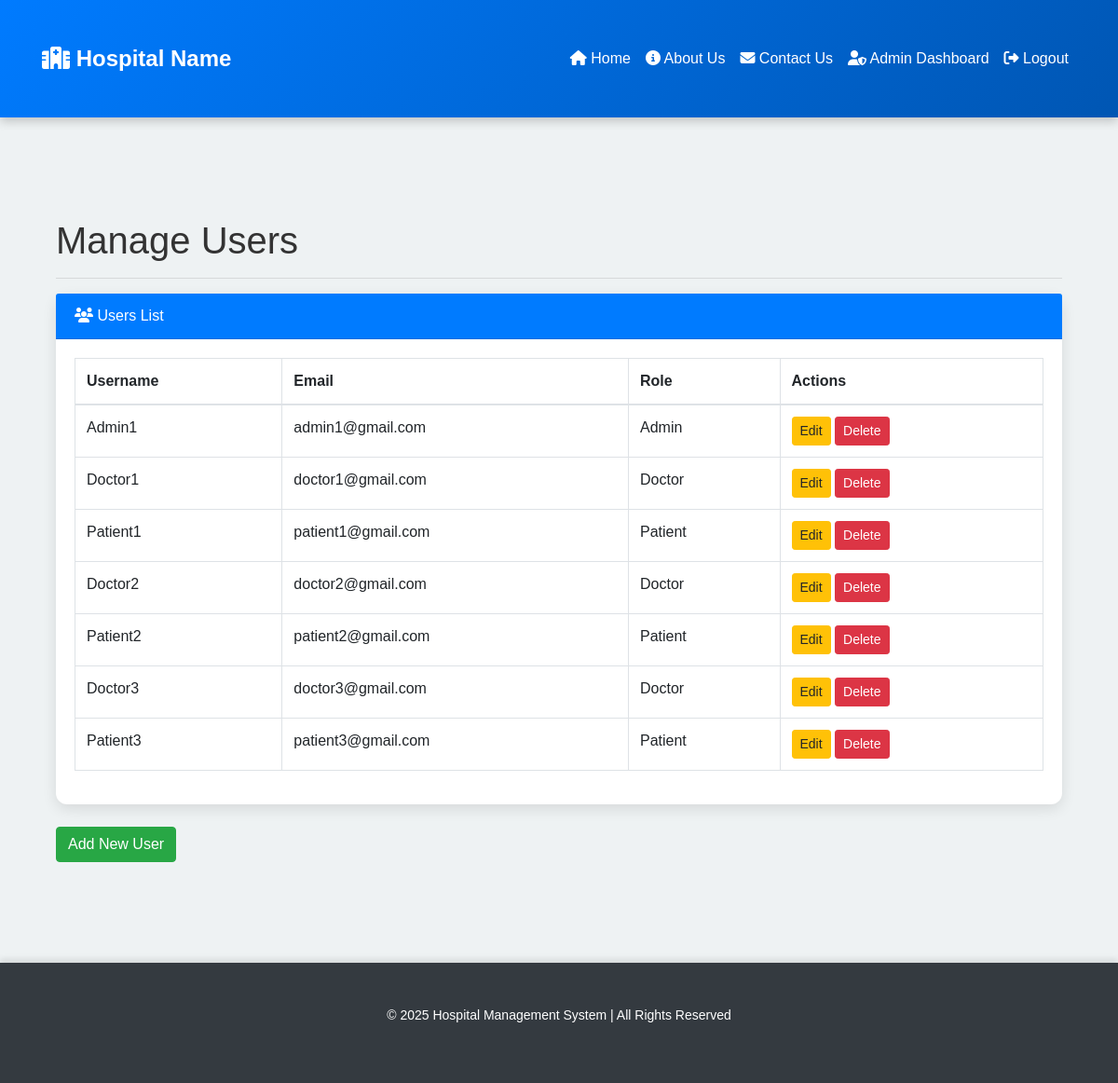
Screenshot of /admin/manage_users (signed in) with the database file from the repository.
### app/models.py (models this page shows)
class User(db.Model, UserMixin):
    __tablename__ = 'user'
    id = db.Column(db.Integer, primary_key=True)
    username = db.Column(db.String(80), unique=True, nullable=False)
    email = db.Column(db.String(120), unique=True, nullable=False)
    password = db.Column(db.String(120), nullable=False)
    role_id = db.Column(db.Integer, db.ForeignKey('role.id'), nullable=False)
    doctor_profile = db.relationship('Doctor', back_populates='user', uselist=False)
    patient_profile = db.relationship('Patient', back_populates='user', uselist=False)
    staff_profile = db.relationship('Staff', back_populates='user', uselist=False)

class Role(db.Model):
    __tablename__ = 'role'
    id = db.Column(db.Integer, primary_key=True)
    name = db.Column(db.String(50), unique=True, nullable=False)
    users = db.relationship('User', backref='role', lazy=True)

### app/routes.py (the view)
@admin_routes.route('/manage_users')
@login_required
def manage_users():
    print("Current User Role:", current_user.role.name)
    if current_user.role and current_user.role.name.lower() != 'admin':
        flash("You don't have permission to access this page.", 'danger')
        return redirect(url_for('main_routes.home'))
    users = User.query.all()
    return render_template('manage_users.html', users=users)

### app/__init__.py (called while the page is built)
@login_manager.user_loader
def load_user(user_id):
    return User.query.get(int(user_id))

### app/templates/manage_users.html
{% extends "base.html" %}
{% block content %}
<div class="container">
    <h1 class="mt-4">Manage Users</h1>
    <hr>
    <div class="card mb-4">
        <div class="card-header bg-primary text-white">
            <i class="fas fa-users"></i> Users List
        </div>
        <div class="card-body">
            {% if users %}
                <table class="table table-bordered">
                    <thead>
                        <tr>
                            <th>Username</th>
                            <th>Email</th>
                            <th>Role</th>
                            <th>Actions</th>
                        </tr>
                    </thead>
                    <tbody>
                        {% for user in users %}
                        <tr>
                            <td>{{ user.username }}</td>
                            <td>{{ user.email }}</td>
                            <td>{{ user.role.name }}</td>
                            <td>
                                <a href="{{ url_for('admin.edit_user', user_id=user.id) }}" class="btn btn-warning btn-sm">Edit</a>
                                <a href="{{ url_for('admin.delete_user', user_id=user.id) }}" class="btn btn-danger btn-sm" onclick="return confirm('Are you sure you want to delete this user?')">Delete</a>
                            </td>
                        </tr>
                        {% endfor %}
                    </tbody>
                </table>
            {% else %}
                <p>No users found.</p>
            {% endif %}
        </div>
    </div>
    <a href="{{ url_for('admin.add_user') }}" class="btn btn-success">Add New User</a>
</div>
{% endblock %}

### app/static/css/styles.css (style rules this page uses)
body { font-family: 'Poppins', sans-serif; background-color: #eef2f3; color: #333; margin: 0; padding: 0; }
.container { padding-top: 30px; padding-bottom: 30px; }
.card { border: none; border-radius: 12px; box-shadow: 0px 5px 15px rgba(0, 0, 0, 0.1); transition: all 0.3s ease-in-out; }

### rows the page displays
User: username "Admin1", email "admin1@gmail.com", role.name "Admin"
User: username "Doctor1", email "doctor1@gmail.com", role.name "Doctor"
User: username "Patient1", email "patient1@gmail.com", role.name "Patient"
User: username "Doctor2", email "doctor2@gmail.com", role.name "Doctor"
User: username "Patient2", email "patient2@gmail.com", role.name "Patient"
User: username "Doctor3", email "doctor3@gmail.com", role.name "Doctor"
User: username "Patient3", email "patient3@gmail.com", role.name "Patient"
